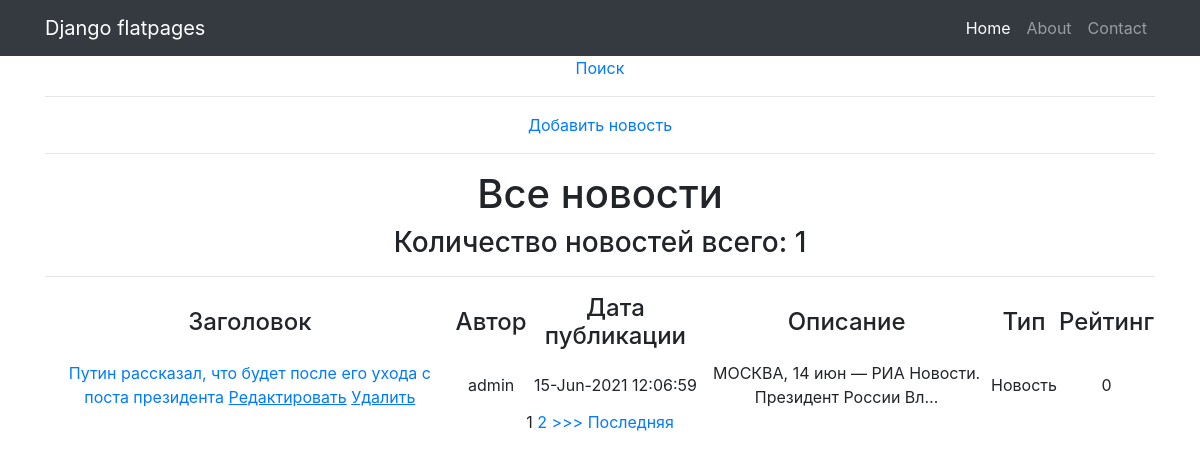
The page /news/ on the database as committed earlier.
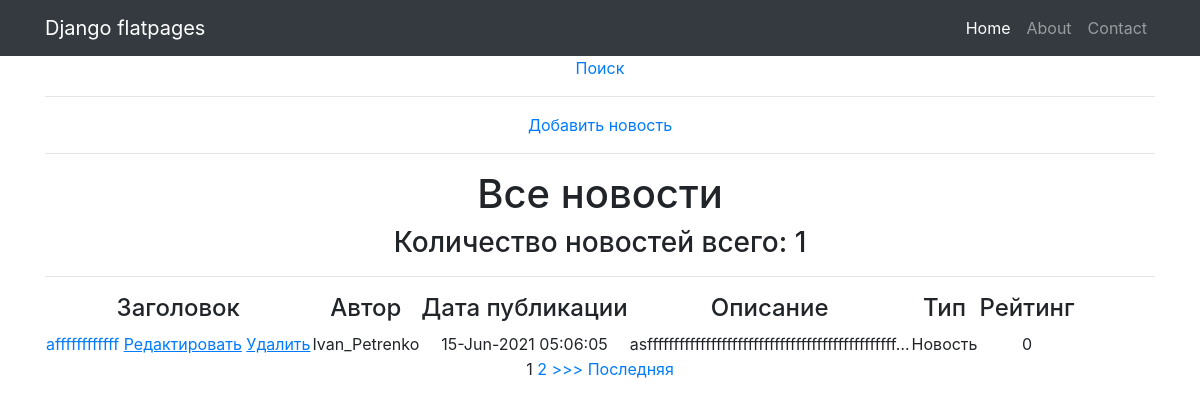
The same page on the database as committed later.
### newnews/models.py (models this page shows, shortened)
class Post(models.Model):
    news = 'Новость'
    article = 'Статья'
    Posts = [
        (news, 'Новость'),
        (article, 'Статья')
    ]
    Post_type = models.CharField(max_length=20, choices= Posts, default=news)
    Post_time = models.DateTimeField(auto_now_add=True)
    Post_title = models.CharField(max_length=255)
    Post_text = models.TextField()
    Post_rating = models.IntegerField(default=0)
    author = models.ForeignKey(Author, on_delete=models.CASCADE)
    Post_category = models.ManyToManyField(Category, through='PostCategory')
    class Meta:
        verbose_name = 'Новость'
        verbose_name_plural = 'Новости'
        ordering = ['-Post_time']

class Author(models.Model):
    author = models.OneToOneField(User, on_delete= models.CASCADE, verbose_name = 'Автор')
    author_rating = models.IntegerField(default=0, verbose_name = 'Рейтинг автора')
    def __str__(self):
        return f'{self.author}'
    class Meta:
        verbose_name = 'Автор'
        verbose_name_plural = 'Авторы'

### newnews/views.py (the view)
# urls.py: path('', NewsList.as_view()),
class NewsList(ListView):
    model = Post
    template_name = 'news.html'
    context_object_name = 'news'
    ordering = ['-Post_time']
    paginate_by = 1
    form_class = NewsForm
    def get_context_data(self, **kwargs):
        context = super().get_context_data(**kwargs)
        context['filter'] = NewsFilter(self.request.GET, queryset=self.get_queryset())
        context['time_now'] = datetime.utcnow()  # добавим переменную текущей даты time_now
        context['categories'] = PostCategory.objects.all()
        context['form'] = NewsForm()
        return context
    def news(self, request, *args, **kwargs):
        form = self.form_class(request.POST)  # создаём новую форму, забиваем в неё данные из POST-запроса
        if form.is_valid():  # если пользователь ввёл всё правильно и нигде не ошибся, то сохраняем новый товар
            form.save()
        return super().get(request, *args, **kwargs)

### newnews/templates/newnews/news.html (shortened to what this page needs)
{% extends 'newnews/default.html' %}
{% load custom_filters %}
{% block content %}
    <a href="/news/search">Поиск</a>
<hr>
    <a href="/news/add">Добавить новость</a>
<hr>
    <h1>Все новости</h1>
    <h3>Количество новостей всего: {{ news|length }}</h3>
    <hr>
    {% if news %}
        <table>
            <tr>
                <td>
                    <h4>Заголовок</h4>
                </td>
                <td>
                    <h4>Автор</h4>
                </td>
                <td>
                    <h4>Дата публикации</h4>
                </td>
                <td>
                    <h4>Описание</h4>
                </td>
                <td>
                    <h4>Тип</h4>
                </td>
                <td>
                    <h4>Рейтинг</h4>
                </td>
            </tr>
        {% for new in news %}
            <tr>
                <td>
                    <a href="{% url 'news_detail' new.id %}">{{ new.Post_title }}</a>
                    <a href="{% url 'news_update' new.id %}"><u>Редактировать</u></a>
                     <a href="{% url 'news_delete' new.id %}"><u> Удалить </u></a>
                </td>
                 <td>
                    {{ new.author }}
                </td>
                <td>
                    {{ new.Post_time|date:'d-M-Y h:m:s'}}
                </td>
                <td>
                    {{ new.Post_text|truncatechars:50 }}
                </td>
                <td>
                    {{ new.Post_type }}
                </td>
                <td>
                    {{ new.Post_rating }}
                </td>
            </tr>
        {% endfor %}
        </table>
{% else %}
    <h2>Новостей нет!</h2>
    {% endif %}
{% if is_paginated %}
    {% for num in page_obj.paginator.page_range %}
        {% if page_obj.number == num %}
            <a>{{ num }}</a>
        {% elif num > page_obj.number|add:'-2' and num < page_obj.number|add:'2' %}
            <a href="?page={{ num }}">{{ num }}</a>
        {% endif %}
    {% endfor %}
    {% if page_obj.has_next %}
        <a href="?page={{ page_obj.next_page_number }}">>>></a>
        <a href="?page={{ page_obj.paginator.num_pages }}">Последняя</a>
    {% endif %}
{% endif %}
{% endblock content %}

### newnews/templates/newnews/default.html (shortened to what this page needs)
{% load static %}
<!DOCTYPE html>
<html lang="en">
<head>
  <link href="{% static 'vendor/bootstrap/css/bootstrap.min.css' %}" rel="stylesheet">
</head>
<body>
  <nav class="navbar navbar-expand-lg navbar-dark bg-dark static-top">
    <div class="container">
      <a class="navbar-brand" href="#">Django flatpages</a>
      <div class="collapse navbar-collapse" id="navbarResponsive">
        <ul class="navbar-nav ml-auto">
          <li class="nav-item active">
            <a class="nav-link" href="#">Home
            </a>
          </li>
          <li class="nav-item">
            <a class="nav-link" href="/about/">About</a>
          </li>
          <li class="nav-item">
            <a class="nav-link" href="/contacts/">Contact</a>
          </li>
        </ul>
      </div>
    </div>
  </nav>
  <div class="container">
    <div class="row">
      <div class="col-lg-12 text-center">
       {% block content %}{% endblock content %}
      </div>
    </div>
  </div>
</body>
</html>

Rows that differ between the two databases and show on the page:
no longer on this page (row edited): Post: Post_title "Путин рассказал, что будет после его ухода с поста президента", author "admin", Post_time "15-Jun-2021 12:06:59", Post_text "МОСКВА, 14 июн — РИА Новости. Президент России Вл…", Post_type "Новость", Post_rating "0"
added Post: Post_title "affffffffffff", author "Ivan_Petrenko", Post_time "15-Jun-2021 05:06:05", Post_text "asfffffffffffffffffffffffffffffffffffffffffffffff…", Post_type "Новость", Post_rating "0"
